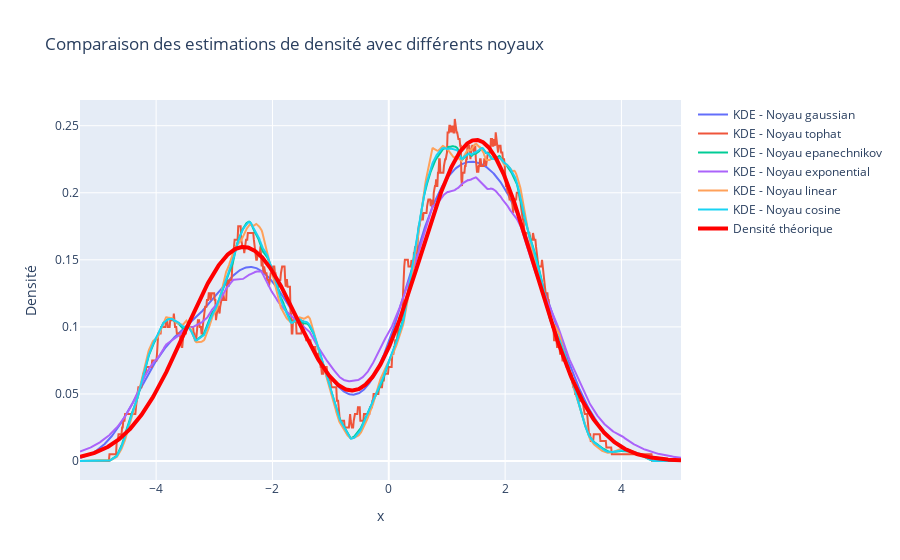

Notebook source saved alongside this figure:
### Markdown cell above
> * Gaussien : Donne une estimation lisse qui suit de près la densité théorique.
> * Top-hat : L'estimation est plus rugueuse par rapport au noyau gaussien. Elle ressemble à une série d'histogrammes adjacents. C'est une estimation par morceaux, mais elle capture plutot correctement la structure globale des données.
> * Epanechnikov : L'estimation est assez lisse (un peu plus que la Top-hat) et suit bien la densité théorique.
> * Exponentiel : Donne une estimation avec des queues plus longues. Il attribue plus de poids aux observations éloignées par rapport à d'autres noyaux.
> * Linéaire : Donne également une estimation lisse, mais avec quelques irrégularités. Elle se situe entre le top-hat et le gaussien en termes de lissage.
> * Cosine : L'estimation est également lisse et se rapproche de la densité théorique, avec une décroissance en forme de cosinus à partir des points d'échantillon.

### Code cell
import plotly.graph_objects as go

# Préparation des données pour la visualisation avec plotly
traces = []

# Estimations pour chaque noyau
for kernel in kernels:
    kde = KernelDensity(kernel=kernel, bandwidth=0.5).fit(samples.reshape(-1, 1))
    log_dens = kde.score_samples(x_values.reshape(-1, 1))
    traces.append(go.Scatter(x=x_values, y=np.exp(log_dens), mode='lines', name=f'KDE - Noyau {kernel}'))

# Densité théorique
traces.append(go.Scatter(x=x_values, y=y_values, mode='lines', name='Densité théorique', line=dict(width=4, color="red")))

# Construction du graphique
layout = go.Layout(title="Comparaison des estimations de densité avec différents noyaux",
                   xaxis=dict(title="x"),
                   yaxis=dict(title="Densité"),
                   hovermode="closest")

fig = go.Figure(data=traces, layout=layout)
fig.show()

### Figure 1 — Plotly figure (JSON) as saved in the notebook; plotly's stock layout.template omitted (floating-point values rounded to 4 significant figures; data arrays with more than 128 entries replaced by an {"elided": "..."} marker saying what was removed)
{"data": [{"mode": "lines", "name": "KDE - Noyau gaussian", "type": "scatter", "x": {"elided": "1000 float values"}, "y": {"elided": "1000 float values"}}, {"mode": "lines", "name": "KDE - Noyau tophat", "type": "scatter", "x": {"elided": "1000 float values"}, "y": {"elided": "1000 float values"}}, {"mode": "lines", "name": "KDE - Noyau epanechnikov", "type": "scatter", "x": {"elided": "1000 float values"}, "y": {"elided": "1000 float values"}}, {"mode": "lines", "name": "KDE - Noyau exponential", "type": "scatter", "x": {"elided": "1000 float values"}, "y": {"elided": "1000 float values"}}, {"mode": "lines", "name": "KDE - Noyau linear", "type": "scatter", "x": {"elided": "1000 float values"}, "y": {"elided": "1000 float values"}}, {"mode": "lines", "name": "KDE - Noyau cosine", "type": "scatter", "x": {"elided": "1000 float values"}, "y": {"elided": "1000 float values"}}, {"line": {"color": "red", "width": 4}, "mode": "lines", "name": "Densité théorique", "type": "scatter", "x": {"elided": "1000 float values"}, "y": {"elided": "1000 float values"}}], "layout": {"hovermode": "closest", "title": {"text": "Comparaison des estimations de densité avec différents noyaux"}, "xaxis": {"title": {"text": "x"}}, "yaxis": {"title": {"text": "Densité"}}}}
